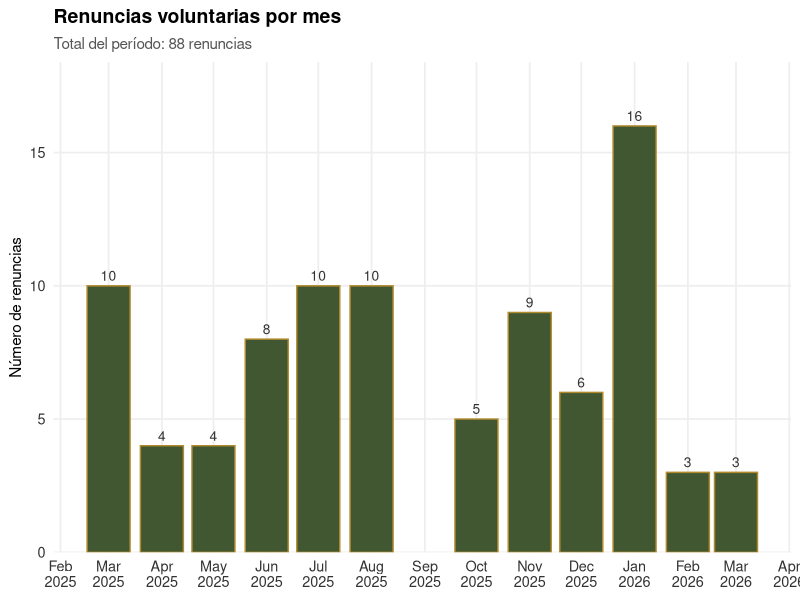
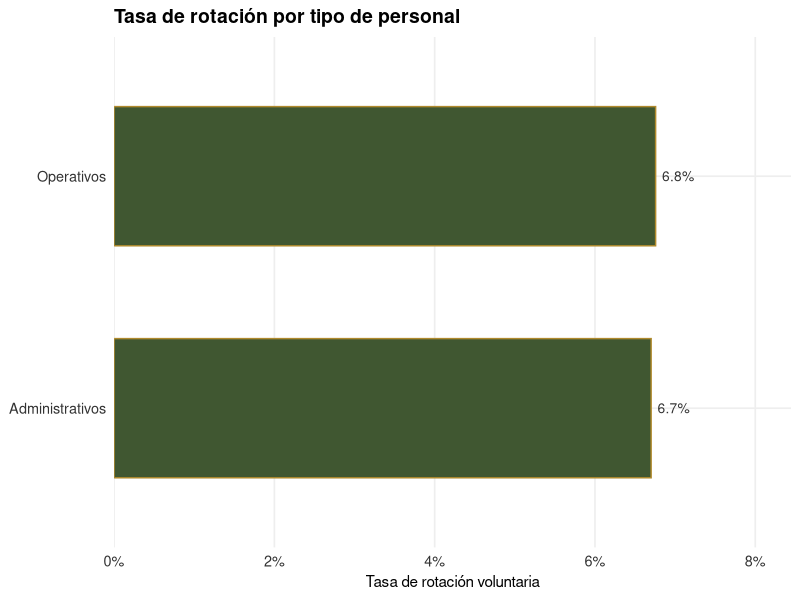
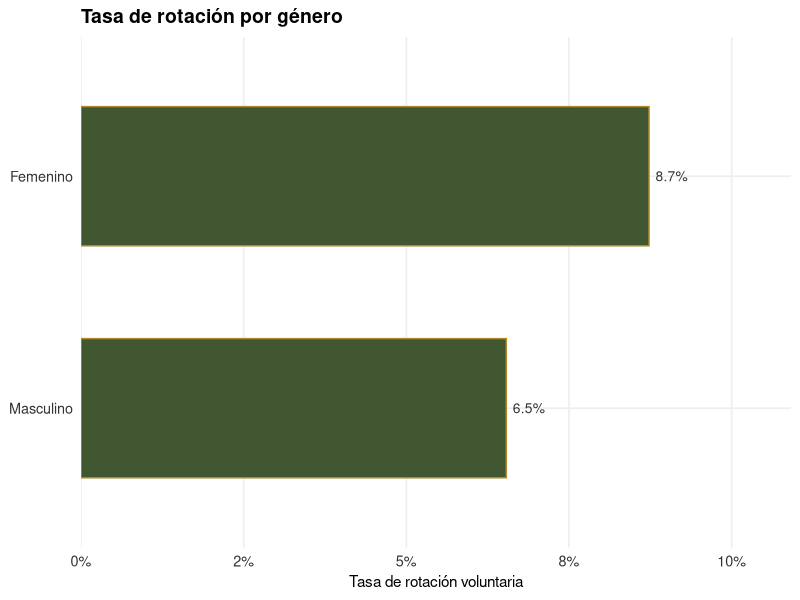
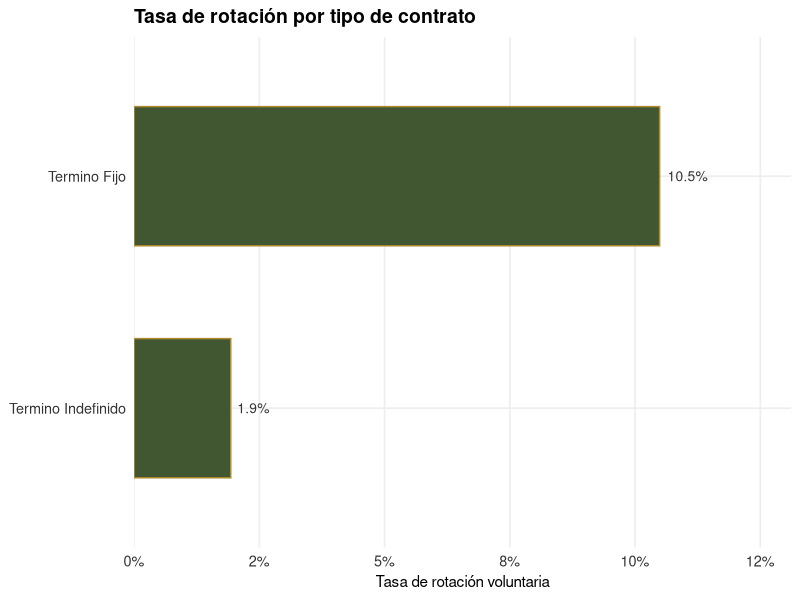
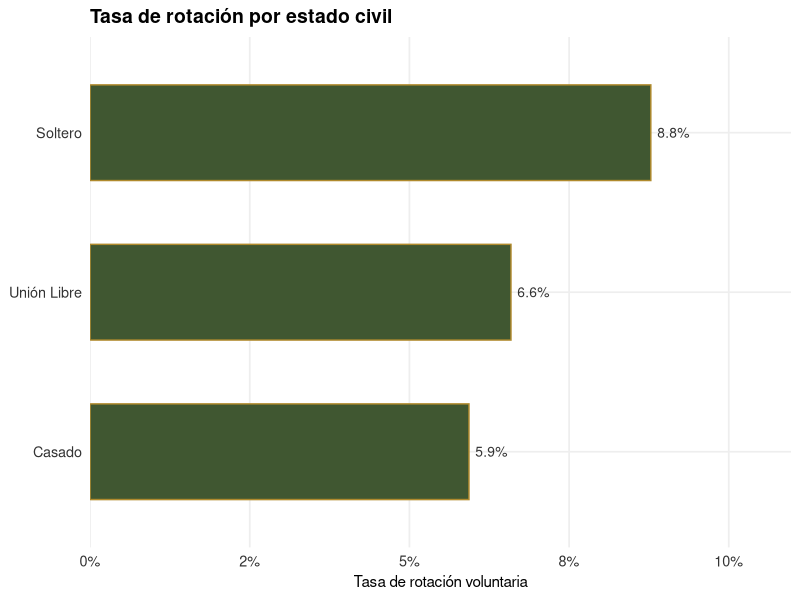
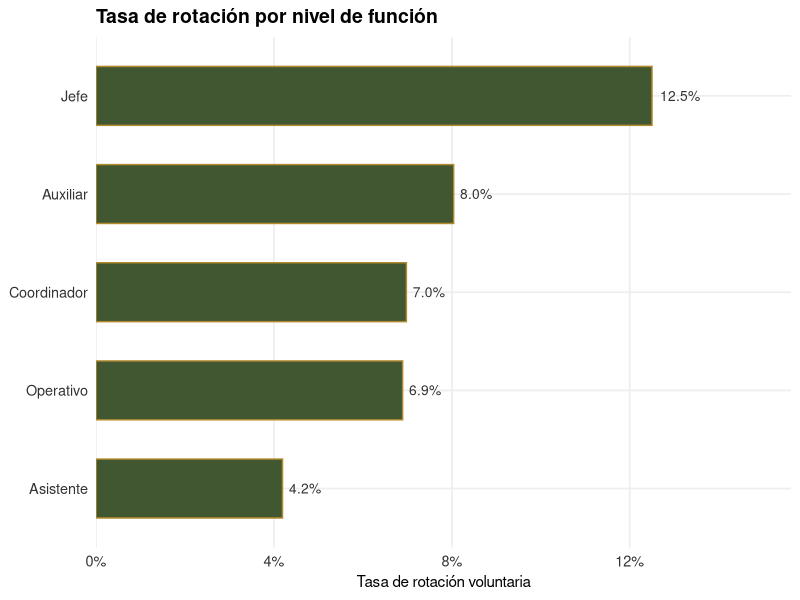
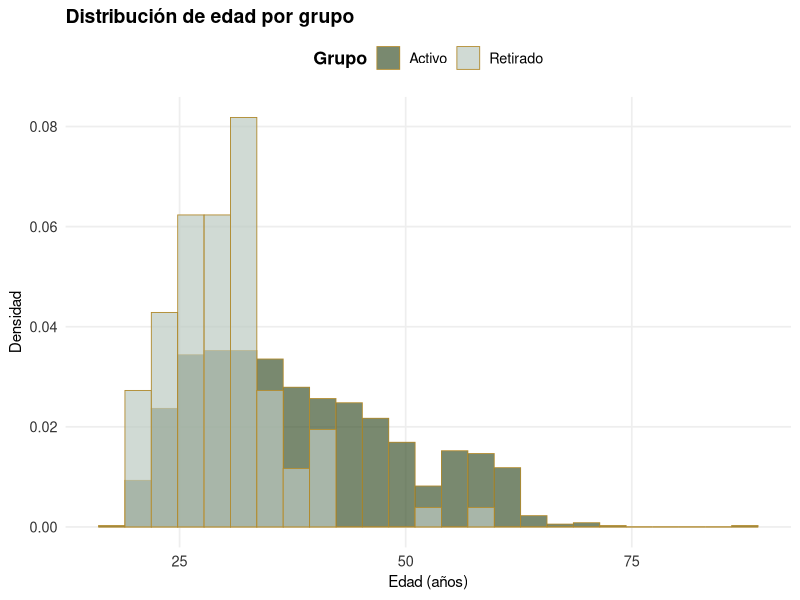
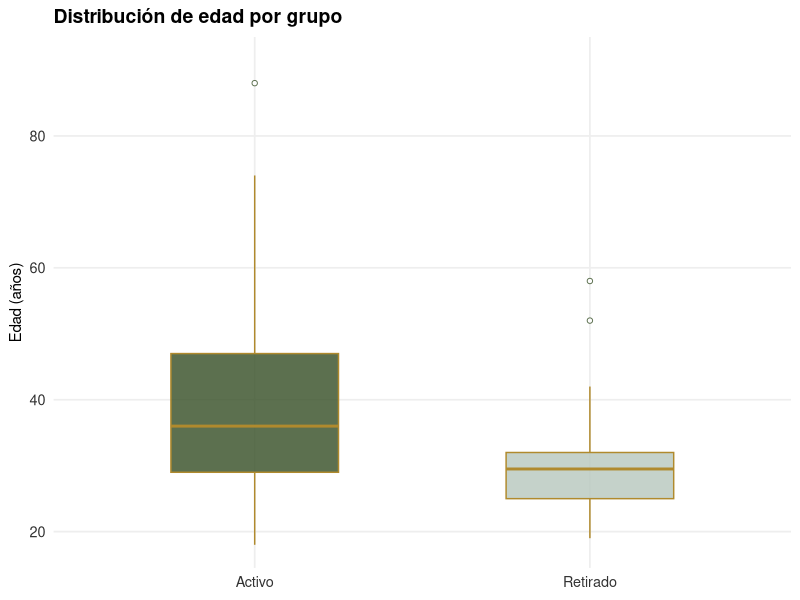

These charts were generated, in order, by the following R code:
## ---- chunk 1
library(tidyverse)
library(readxl)
library(knitr)
library(kableExtra)
library(scales)
library(lubridate)

activos_raw   <- read_excel("data/activos_da17.xlsx",
                            col_types = c(rep("guess", 19), "text", "text"))
retirados_raw <- read_excel("data/retirados_da17.xlsx",
                            col_types = c(rep("guess", 19), "text", "text"))

df <- bind_rows(activos_raw, retirados_raw) %>%
  filter(función != "APRENDIZ") %>%
  mutate(
    estado        = factor(estado, levels = c("Activo", "Retirado")),
    género        = factor(género, levels = c("Masculino", "Femenino")),
    tipo_personal = fct_collapse(tipo_personal,
      "Administrativos" = c("Administrativos", "Administ/Operativ.",
                            "Coorporativo", "Corporativo"),
      "Operativos"      = "Operativos"),
    contrato      = factor(contrato),
    fecha_retiro  = if_else(fecha_retiro == "-", NA_character_, fecha_retiro),
    tipo_retiro   = if_else(tipo_retiro  == "-", NA_character_, tipo_retiro),
    antig_m       = as.numeric(antig_m),
    edad          = as.numeric(edad),
    est_civil     = case_when(
      estado_civil == "Soltero"     ~ "Soltero",
      estado_civil == "Casado"      ~ "Casado",
      estado_civil == "Union Libre" ~ "Unión Libre",
      TRUE                          ~ "Otro"
    ) %>% factor(levels = c("Soltero", "Casado", "Unión Libre", "Otro")),
    nivel_función = case_when(
      función == "OPERATIVO"   ~ "Operativo",
      función == "AUXILIAR"    ~ "Auxiliar",
      función == "ASISTENTE"   ~ "Asistente",
      función == "COORDINADOR" ~ "Coordinador",
      función == "JEFE"        ~ "Jefe",
      función %in% c("DIRECTOR", "GERENCIA", "VICEPRESIDENTE") ~ "Director"
    ) %>% factor(levels = c("Operativo", "Auxiliar", "Asistente",
                             "Coordinador", "Jefe", "Director")),
    fecha_retiro_dt = as.Date(as.numeric(fecha_retiro), origin = "1899-12-30"),
    mes_retiro      = floor_date(fecha_retiro_dt, "month")
  )

paleta <- c("Activo" = "#405731", "Retirado" = "#bbcac1")

tema <- theme_minimal(base_size = 13) +
  theme(
    plot.title       = element_text(face = "bold", size = 14, hjust = 0),
    plot.subtitle    = element_text(size = 11, color = "#555555", hjust = 0),
    axis.text        = element_text(color = "#333333"),
    axis.title       = element_text(size = 11),
    panel.grid.major = element_line(color = "#eeeeee"),
    panel.grid.minor = element_blank(),
    legend.position  = "top",
    legend.title     = element_text(face = "bold")
  )

n_activos    <- df %>% filter(estado == "Activo")   %>% nrow()
n_retirados  <- df %>% filter(estado == "Retirado") %>% nrow()
tasa_general <- n_retirados / n_activos
## ---- chunk 2
tibble(
  Indicador = c(
    "Empleados activos (marzo 2026)",
    "Renuncias voluntarias (mar 2025 – mar 2026)",
    "Tasa de rotación voluntaria"
  ),
  Valor = c(
    as.character(n_activos),
    as.character(n_retirados),
    percent(tasa_general, accuracy = 0.1)
  )
) %>%
  kable(caption = "Tasa de rotación voluntaria — período marzo 2025 a marzo 2026") %>%
  kable_styling(bootstrap_options = c("striped", "hover"),
                full_width = FALSE) %>%
  row_spec(0, background = "#405731", color = "white", bold = TRUE)
## ---- chunk 3
df %>%
  filter(estado == "Retirado") %>%
  count(mes_retiro) %>%
  ggplot(aes(x = mes_retiro, y = n)) +
  geom_col(fill = "#405731", color = "#b08a2d", width = 25) +
  geom_text(aes(label = n), vjust = -0.5, size = 3.5, color = "#333333") +
  scale_x_date(date_breaks = "1 month", date_labels = "%b\n%Y") +
  scale_y_continuous(expand = expansion(mult = c(0, 0.15))) +
  labs(title    = "Renuncias voluntarias por mes",
       subtitle = paste0("Total del período: ", n_retirados, " renuncias"),
       x        = NULL,
       y        = "Número de renuncias") +
  tema
## ---- chunk 4
df %>%
  count(estado, tipo_personal) %>%
  pivot_wider(names_from = estado, values_from = n, values_fill = 0) %>%
  mutate(
    Total = Activo + Retirado,
    Tasa  = percent(Retirado / Total, accuracy = 0.1)
  ) %>%
  rename(Categoría = tipo_personal) %>%
  select(Categoría, Activo, Retirado, Total, Tasa) %>%
  kable(caption = "Tasa de rotación voluntaria por tipo de personal") %>%
  kable_styling(bootstrap_options = c("striped", "hover", "condensed"),
                full_width = FALSE) %>%
  row_spec(0, background = "#405731", color = "white", bold = TRUE)
## ---- chunk 5
df %>%
  count(estado, tipo_personal) %>%
  group_by(tipo_personal) %>%
  mutate(tasa = n / sum(n)) %>%
  filter(estado == "Retirado") %>%
  ggplot(aes(x = reorder(tipo_personal, tasa), y = tasa)) +
  geom_col(fill = "#405731", color = "#b08a2d", width = 0.6) +
  geom_text(aes(label = percent(tasa, accuracy = 0.1)),
            hjust = -0.2, size = 3.5, color = "#333333") +
  scale_y_continuous(labels = percent_format(accuracy = 1),
                     expand = expansion(mult = c(0, 0.25))) +
  coord_flip() +
  labs(title = "Tasa de rotación por tipo de personal",
       x = NULL, y = "Tasa de rotación voluntaria") +
  tema
## ---- chunk 6
df %>%
  count(estado, género) %>%
  pivot_wider(names_from = estado, values_from = n, values_fill = 0) %>%
  mutate(
    Total = Activo + Retirado,
    Tasa  = percent(Retirado / Total, accuracy = 0.1)
  ) %>%
  rename(Categoría = género) %>%
  select(Categoría, Activo, Retirado, Total, Tasa) %>%
  kable(caption = "Tasa de rotación voluntaria por género") %>%
  kable_styling(bootstrap_options = c("striped", "hover", "condensed"),
                full_width = FALSE) %>%
  row_spec(0, background = "#405731", color = "white", bold = TRUE)
## ---- chunk 7
df %>%
  count(estado, género) %>%
  group_by(género) %>%
  mutate(tasa = n / sum(n)) %>%
  filter(estado == "Retirado") %>%
  ggplot(aes(x = reorder(género, tasa), y = tasa)) +
  geom_col(fill = "#405731", color = "#b08a2d", width = 0.6) +
  geom_text(aes(label = percent(tasa, accuracy = 0.1)),
            hjust = -0.2, size = 3.5, color = "#333333") +
  scale_y_continuous(labels = percent_format(accuracy = 1),
                     expand = expansion(mult = c(0, 0.25))) +
  coord_flip() +
  labs(title = "Tasa de rotación por género",
       x = NULL, y = "Tasa de rotación voluntaria") +
  tema
## ---- chunk 8
df %>%
  count(estado, contrato) %>%
  pivot_wider(names_from = estado, values_from = n, values_fill = 0) %>%
  mutate(
    Total = Activo + Retirado,
    Tasa  = percent(Retirado / Total, accuracy = 0.1)
  ) %>%
  rename(Categoría = contrato) %>%
  select(Categoría, Activo, Retirado, Total, Tasa) %>%
  kable(caption = "Tasa de rotación voluntaria por tipo de contrato") %>%
  kable_styling(bootstrap_options = c("striped", "hover", "condensed"),
                full_width = FALSE) %>%
  row_spec(0, background = "#405731", color = "white", bold = TRUE)
## ---- chunk 9
df %>%
  count(estado, contrato) %>%
  group_by(contrato) %>%
  mutate(tasa = n / sum(n)) %>%
  filter(estado == "Retirado") %>%
  ggplot(aes(x = reorder(contrato, tasa), y = tasa)) +
  geom_col(fill = "#405731", color = "#b08a2d", width = 0.6) +
  geom_text(aes(label = percent(tasa, accuracy = 0.1)),
            hjust = -0.2, size = 3.5, color = "#333333") +
  scale_y_continuous(labels = percent_format(accuracy = 1),
                     expand = expansion(mult = c(0, 0.25))) +
  coord_flip() +
  labs(title = "Tasa de rotación por tipo de contrato",
       x = NULL, y = "Tasa de rotación voluntaria") +
  tema
## ---- chunk 10
df %>%
  count(estado, est_civil) %>%
  pivot_wider(names_from = estado, values_from = n, values_fill = 0) %>%
  mutate(
    Total = Activo + Retirado,
    Tasa  = percent(Retirado / Total, accuracy = 0.1)
  ) %>%
  rename(Categoría = est_civil) %>%
  select(Categoría, Activo, Retirado, Total, Tasa) %>%
  kable(caption = "Tasa de rotación voluntaria por estado civil") %>%
  kable_styling(bootstrap_options = c("striped", "hover", "condensed"),
                full_width = FALSE) %>%
  row_spec(0, background = "#405731", color = "white", bold = TRUE)
## ---- chunk 11
df %>%
  count(estado, est_civil) %>%
  group_by(est_civil) %>%
  mutate(tasa = n / sum(n)) %>%
  filter(estado == "Retirado") %>%
  ggplot(aes(x = reorder(est_civil, tasa), y = tasa)) +
  geom_col(fill = "#405731", color = "#b08a2d", width = 0.6) +
  geom_text(aes(label = percent(tasa, accuracy = 0.1)),
            hjust = -0.2, size = 3.5, color = "#333333") +
  scale_y_continuous(labels = percent_format(accuracy = 1),
                     expand = expansion(mult = c(0, 0.25))) +
  coord_flip() +
  labs(title = "Tasa de rotación por estado civil",
       x = NULL, y = "Tasa de rotación voluntaria") +
  tema
## ---- chunk 12
df %>%
  count(estado, nivel_función) %>%
  pivot_wider(names_from = estado, values_from = n, values_fill = 0) %>%
  mutate(
    Total = Activo + Retirado,
    Tasa  = percent(Retirado / Total, accuracy = 0.1)
  ) %>%
  rename(Categoría = nivel_función) %>%
  select(Categoría, Activo, Retirado, Total, Tasa) %>%
  kable(caption = "Tasa de rotación voluntaria por nivel de función") %>%
  kable_styling(bootstrap_options = c("striped", "hover", "condensed"),
                full_width = FALSE) %>%
  row_spec(0, background = "#405731", color = "white", bold = TRUE)
## ---- chunk 13
df %>%
  count(estado, nivel_función) %>%
  group_by(nivel_función) %>%
  mutate(tasa = n / sum(n)) %>%
  filter(estado == "Retirado") %>%
  ggplot(aes(x = reorder(nivel_función, tasa), y = tasa)) +
  geom_col(fill = "#405731", color = "#b08a2d", width = 0.6) +
  geom_text(aes(label = percent(tasa, accuracy = 0.1)),
            hjust = -0.2, size = 3.5, color = "#333333") +
  scale_y_continuous(labels = percent_format(accuracy = 1),
                     expand = expansion(mult = c(0, 0.25))) +
  coord_flip() +
  labs(title = "Tasa de rotación por nivel de función",
       x = NULL, y = "Tasa de rotación voluntaria") +
  tema
## ---- chunk 14
df %>%
  group_by(estado) %>%
  summarise(
    Media   = round(mean(edad), 1),
    DE      = round(sd(edad), 1),
    CV      = paste0(round(sd(edad)/mean(edad)*100, 1), "%"),
    Mín     = min(edad),
    Q25     = quantile(edad, 0.25),
    Mediana = median(edad),
    Q75     = quantile(edad, 0.75),
    IQR     = IQR(edad),
    Máx     = max(edad)
  ) %>%
  rename(Grupo = estado) %>%
  kable(caption = "Estadísticos descriptivos — Edad (años)") %>%
  kable_styling(bootstrap_options = c("striped", "hover", "condensed"),
                full_width = FALSE) %>%
  row_spec(0, background = "#405731", color = "white", bold = TRUE) %>%
  row_spec(1, background = "#e8f0eb") %>%
  row_spec(2, background = "#f5ede0")
## ---- chunk 15
ggplot(df, aes(x = edad, fill = estado)) +
  geom_histogram(aes(y = after_stat(density)),
                 bins = 25, alpha = 0.7,
                 position = "identity",
                 color = "#b08a2d", linewidth = 0.3) +
  scale_fill_manual(values = paleta) +
  labs(title = "Distribución de edad por grupo",
       x     = "Edad (años)",
       y     = "Densidad",
       fill  = "Grupo") +
  tema
## ---- chunk 16

ggplot(df, aes(x = estado, y = edad, fill = estado)) +
  geom_boxplot(alpha = 0.85, outlier.shape = 21,
               outlier.fill = "white",
               outlier.color = "#405731",
               color = "#b08a2d",
               width = 0.5) +
  scale_fill_manual(values = paleta) +
  scale_y_continuous(expand = expansion(mult = c(0.05, 0.1))) +
  labs(title = "Distribución de edad por grupo",
       x     = NULL,
       y     = "Edad (años)",
       fill  = "Grupo") +
  tema +
  theme(legend.position = "none")
## ---- chunk 17

ggplot(df, aes(x = nivel_función, y = edad, fill = nivel_función)) +
  geom_boxplot(alpha = 0.85, outlier.shape = 21,
               outlier.fill = "white",
               color = "#b08a2d",
               width = 0.6) +
  scale_fill_manual(values = c("#405731", "#5a7a4a", "#7a9e6e",
                                "#9eb89a", "#bbcac1", "#d4e2de")) +
  labs(title = "Distribución de edad por nivel de función",
       x     = NULL,
       y     = "Edad (años)") +
  tema +
  theme(legend.position = "none")
## ---- chunk 18
df %>%
  group_by(estado) %>%
  summarise(
    Media   = round(mean(antig_m), 1),
    DE      = round(sd(antig_m), 1),
    CV      = paste0(round(sd(antig_m)/mean(antig_m)*100, 1), "%"),
    Mín     = min(antig_m),
    Q25     = quantile(antig_m, 0.25),
    Mediana = median(antig_m),
    Q75     = quantile(antig_m, 0.75),
    IQR     = IQR(antig_m),
    Máx     = max(antig_m)
  ) %>%
  rename(Grupo = estado) %>%
  kable(caption = "Estadísticos descriptivos — Antigüedad (meses)") %>%
  kable_styling(bootstrap_options = c("striped", "hover", "condensed"),
                full_width = FALSE) %>%
  row_spec(0, background = "#405731", color = "white", bold = TRUE) %>%
  row_spec(1, background = "#e8f0eb") %>%
  row_spec(2, background = "#f5ede0")
## ---- chunk 19
ggplot(df, aes(x = antig_m, fill = estado)) +
  geom_histogram(aes(y = after_stat(density)),
                 bins = 25, alpha = 0.7,
                 position = "identity",
                 color = "#b08a2d", linewidth = 0.3) +
  scale_fill_manual(values = paleta) +
  labs(title = "Distribución de antigüedad por grupo",
       x     = "Antigüedad (meses)",
       y     = "Densidad",
       fill  = "Grupo") +
  tema
## ---- chunk 20

ggplot(df, aes(x = estado, y = antig_m, fill = estado)) +
  geom_boxplot(alpha = 0.85, outlier.shape = 21,
               outlier.fill = "white",
               outlier.color = "#405731",
               color = "#b08a2d",
               width = 0.5) +
  scale_fill_manual(values = paleta) +
  scale_y_continuous(expand = expansion(mult = c(0.05, 0.1))) +
  labs(title = "Distribución de antigüedad por grupo",
       x     = NULL,
       y     = "Antigüedad (meses)",
       fill  = "Grupo") +
  tema +
  theme(legend.position = "none")
## ---- chunk 21

ggplot(df, aes(x = nivel_función, y = antig_m, fill = nivel_función)) +
  geom_boxplot(alpha = 0.85, outlier.shape = 21,
               outlier.fill = "white",
               color = "#b08a2d",
               width = 0.6) +
  scale_fill_manual(values = c("#405731", "#5a7a4a", "#7a9e6e",
                                "#9eb89a", "#bbcac1", "#d4e2de")) +
  labs(title = "Distribución de antigüedad por nivel de función",
       x     = NULL,
       y     = "Antigüedad (meses)") +
  tema +
  theme(legend.position = "none")
## ---- chunk 22
ggplot(df, aes(x = edad, y = antig_m, color = estado)) +
  geom_point(alpha = 0.4, size = 1.8) +
  geom_smooth(method = "lm", se = TRUE, linewidth = 1) +
  scale_color_manual(values = paleta) +
  labs(title = "Relación entre edad y antigüedad por grupo",
       x     = "Edad (años)",
       y     = "Antigüedad (meses)",
       color = "Grupo") +
  tema
## ---- chunk 23
df %>%
  count(estado, tipo_personal) %>%
  group_by(estado) %>%
  mutate(Porcentaje = percent(n / sum(n), accuracy = 0.1)) %>%
  ungroup() %>%
  rename(Grupo = estado, Categoría = tipo_personal, N = n) %>%
  kable(caption = "Distribución por tipo de personal") %>%
  kable_styling(bootstrap_options = c("striped", "hover", "condensed"),
                full_width = FALSE) %>%
  row_spec(0, background = "#405731", color = "white", bold = TRUE)
## ---- chunk 24
df %>%
  count(estado, tipo_personal) %>%
  group_by(estado) %>%
  mutate(pct = n / sum(n),
         etiqueta = paste0(n, "\n(", percent(pct, accuracy = 0.1), ")")) %>%
  ggplot(aes(x = tipo_personal, y = pct, fill = estado)) +
  geom_col(position = "dodge", width = 0.6, color = "#b08a2d") +
  geom_text(aes(label = etiqueta),
            position = position_dodge(width = 0.6),
            vjust = -0.3, size = 3.2, color = "#333333") +
  scale_y_continuous(labels = percent_format(accuracy = 1),
                     expand = expansion(mult = c(0, 0.2))) +
  scale_fill_manual(values = paleta) +
  labs(title = "Distribución por tipo de personal",
       x = NULL, y = "Porcentaje dentro del grupo", fill = "Grupo") +
  tema
## ---- chunk 25
df %>%
  group_by(tipo_personal, estado) %>%
  summarise(media = mean(edad), de = sd(edad), .groups = "drop") %>%
  ggplot(aes(x = tipo_personal, y = media,
             color = estado, group = estado)) +
  geom_point(size = 3, position = position_dodge(width = 0.4)) +
  geom_errorbar(aes(ymin = media - de, ymax = media + de),
                width = 0.2, position = position_dodge(width = 0.4),
                linewidth = 0.8) +
  scale_color_manual(values = paleta) +
  labs(title = "Edad media (±DE) por tipo de personal",
       x = NULL, y = "Edad (años)", color = "Grupo") +
  tema
## ---- chunk 26
df %>%
  count(estado, género) %>%
  group_by(estado) %>%
  mutate(Porcentaje = percent(n / sum(n), accuracy = 0.1)) %>%
  ungroup() %>%
  rename(Grupo = estado, Categoría = género, N = n) %>%
  kable(caption = "Distribución por género") %>%
  kable_styling(bootstrap_options = c("striped", "hover", "condensed"),
                full_width = FALSE) %>%
  row_spec(0, background = "#405731", color = "white", bold = TRUE)
## ---- chunk 27
df %>%
  count(estado, género) %>%
  group_by(estado) %>%
  mutate(pct = n / sum(n),
         etiqueta = paste0(n, "\n(", percent(pct, accuracy = 0.1), ")")) %>%
  ggplot(aes(x = género, y = pct, fill = estado)) +
  geom_col(position = "dodge", width = 0.6, color = "#b08a2d") +
  geom_text(aes(label = etiqueta),
            position = position_dodge(width = 0.6),
            vjust = -0.3, size = 3.2, color = "#333333") +
  scale_y_continuous(labels = percent_format(accuracy = 1),
                     expand = expansion(mult = c(0, 0.2))) +
  scale_fill_manual(values = paleta) +
  labs(title = "Distribución por género",
       x = NULL, y = "Porcentaje dentro del grupo", fill = "Grupo") +
  tema
## ---- chunk 28
df %>%
  group_by(género, estado) %>%
  summarise(media = mean(edad), de = sd(edad), .groups = "drop") %>%
  ggplot(aes(x = género, y = media,
             color = estado, group = estado)) +
  geom_point(size = 3, position = position_dodge(width = 0.4)) +
  geom_errorbar(aes(ymin = media - de, ymax = media + de),
                width = 0.2, position = position_dodge(width = 0.4),
                linewidth = 0.8) +
  scale_color_manual(values = paleta) +
  labs(title = "Edad media (±DE) por género",
       x = NULL, y = "Edad (años)", color = "Grupo") +
  tema
## ---- chunk 29
df %>%
  count(estado, contrato) %>%
  group_by(estado) %>%
  mutate(Porcentaje = percent(n / sum(n), accuracy = 0.1)) %>%
  ungroup() %>%
  rename(Grupo = estado, Categoría = contrato, N = n) %>%
  kable(caption = "Distribución por tipo de contrato") %>%
  kable_styling(bootstrap_options = c("striped", "hover", "condensed"),
                full_width = FALSE) %>%
  row_spec(0, background = "#405731", color = "white", bold = TRUE)
## ---- chunk 30
df %>%
  count(estado, contrato) %>%
  group_by(estado) %>%
  mutate(pct = n / sum(n),
         etiqueta = paste0(n, "\n(", percent(pct, accuracy = 0.1), ")")) %>%
  ggplot(aes(x = contrato, y = pct, fill = estado)) +
  geom_col(position = "dodge", width = 0.6, color = "#b08a2d") +
  geom_text(aes(label = etiqueta),
            position = position_dodge(width = 0.6),
            vjust = -0.3, size = 3.2, color = "#333333") +
  scale_y_continuous(labels = percent_format(accuracy = 1),
                     expand = expansion(mult = c(0, 0.2))) +
  scale_fill_manual(values = paleta) +
  labs(title = "Distribución por tipo de contrato",
       x = NULL, y = "Porcentaje dentro del grupo", fill = "Grupo") +
  tema
## ---- chunk 31
df %>%
  group_by(contrato, estado) %>%
  summarise(media = mean(edad), de = sd(edad), .groups = "drop") %>%
  ggplot(aes(x = contrato, y = media,
             color = estado, group = estado)) +
  geom_point(size = 3, position = position_dodge(width = 0.4)) +
  geom_errorbar(aes(ymin = media - de, ymax = media + de),
                width = 0.2, position = position_dodge(width = 0.4),
                linewidth = 0.8) +
  scale_color_manual(values = paleta) +
  labs(title = "Edad media (±DE) por tipo de contrato",
       x = NULL, y = "Edad (años)", color = "Grupo") +
  tema
## ---- chunk 32
df %>%
  count(estado, est_civil) %>%
  group_by(estado) %>%
  mutate(Porcentaje = percent(n / sum(n), accuracy = 0.1)) %>%
  ungroup() %>%
  rename(Grupo = estado, Categoría = est_civil, N = n) %>%
  kable(caption = "Distribución por estado civil") %>%
  kable_styling(bootstrap_options = c("striped", "hover", "condensed"),
                full_width = FALSE) %>%
  row_spec(0, background = "#405731", color = "white", bold = TRUE)
## ---- chunk 33
df %>%
  count(estado, est_civil) %>%
  group_by(estado) %>%
  mutate(pct = n / sum(n),
         etiqueta = paste0(n, "\n(", percent(pct, accuracy = 0.1), ")")) %>%
  ggplot(aes(x = est_civil, y = pct, fill = estado)) +
  geom_col(position = "dodge", width = 0.6, color = "#b08a2d") +
  geom_text(aes(label = etiqueta),
            position = position_dodge(width = 0.6),
            vjust = -0.3, size = 3.2, color = "#333333") +
  scale_y_continuous(labels = percent_format(accuracy = 1),
                     expand = expansion(mult = c(0, 0.2))) +
  scale_fill_manual(values = paleta) +
  labs(title = "Distribución por estado civil",
       x = NULL, y = "Porcentaje dentro del grupo", fill = "Grupo") +
  tema
## ---- chunk 34
df %>%
  group_by(est_civil, estado) %>%
  summarise(media = mean(edad), de = sd(edad), .groups = "drop") %>%
  ggplot(aes(x = est_civil, y = media,
             color = estado, group = estado)) +
  geom_point(size = 3, position = position_dodge(width = 0.4)) +
  geom_errorbar(aes(ymin = media - de, ymax = media + de),
                width = 0.2, position = position_dodge(width = 0.4),
                linewidth = 0.8) +
  scale_color_manual(values = paleta) +
  labs(title = "Edad media (±DE) por estado civil",
       x = NULL, y = "Edad (años)", color = "Grupo") +
  tema
## ---- chunk 35
df %>%
  count(estado, nivel_función) %>%
  group_by(estado) %>%
  mutate(Porcentaje = percent(n / sum(n), accuracy = 0.1)) %>%
  ungroup() %>%
  rename(Grupo = estado, Categoría = nivel_función, N = n) %>%
  kable(caption = "Distribución por nivel de función") %>%
  kable_styling(bootstrap_options = c("striped", "hover", "condensed"),
                full_width = FALSE) %>%
  row_spec(0, background = "#405731", color = "white", bold = TRUE)
## ---- chunk 36
df %>%
  count(estado, nivel_función) %>%
  group_by(estado) %>%
  mutate(pct = n / sum(n),
         etiqueta = paste0(n, "\n(", percent(pct, accuracy = 0.1), ")")) %>%
  ggplot(aes(x = nivel_función, y = pct, fill = estado)) +
  geom_col(position = "dodge", width = 0.6, color = "#b08a2d") +
  geom_text(aes(label = etiqueta),
            position = position_dodge(width = 0.6),
            vjust = -0.3, size = 3.2, color = "#333333") +
  scale_y_continuous(labels = percent_format(accuracy = 1),
                     expand = expansion(mult = c(0, 0.2))) +
  scale_fill_manual(values = paleta) +
  labs(title = "Distribución por nivel de función",
       x = NULL, y = "Porcentaje dentro del grupo", fill = "Grupo") +
  tema +
  theme(axis.text.x = element_text(angle = 15, hjust = 1))
## ---- chunk 37
df %>%
  group_by(nivel_función, estado) %>%
  summarise(media = mean(edad), de = sd(edad), .groups = "drop") %>%
  ggplot(aes(x = nivel_función, y = media,
             color = estado, group = estado)) +
  geom_point(size = 3, position = position_dodge(width = 0.4)) +
  geom_errorbar(aes(ymin = media - de, ymax = media + de),
                width = 0.2, position = position_dodge(width = 0.4),
                linewidth = 0.8) +
  scale_color_manual(values = paleta) +
  labs(title = "Edad media (±DE) por nivel de función",
       x = NULL, y = "Edad (años)", color = "Grupo") +
  tema +
  theme(axis.text.x = element_text(angle = 15, hjust = 1))
